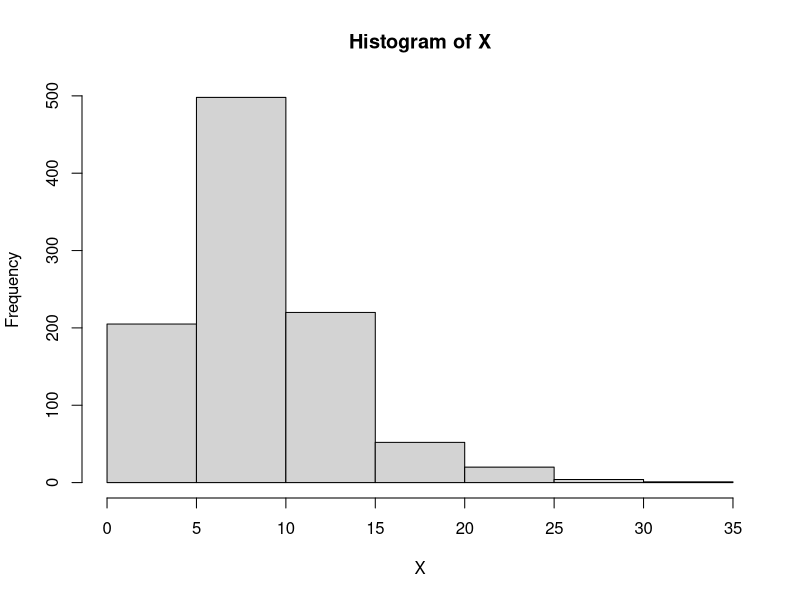

This figure's R source:

################ DEFINE FUNCTIONS #######################

#expit function
expit <- function(x) { exp(x)/(1+exp(x)) }

#simulate data function 
sim <- function(time.grid.lower,  time.grid.upper,  time.step ,  sample.size,  exposure.duration,  frailty.mean,  frailty.sd ,  oddsratio.exposure,  oddsratio.X,  odds.baseline,  exposure.probability ) {
  
  #create time grid 
  time.grid <- seq(time.grid.lower,time.grid.upper,  time.step)
  time.grid.length = length(time.grid)
  
  #lav pre-study frailty 
  X = rlnorm(n= sample.size,  mean = frailty.mean,  sd = frailty.sd)
  
  #data matrix initialization
  E = matrix( numeric(sample.size*time.grid.length),  ncol = time.grid.length)
  Y = matrix( numeric(sample.size*time.grid.length),  ncol = time.grid.length)
  
  #linear prediction based on frailty and baseline risk 
  b_0 = log(odds.baseline)
  b_1 = log(oddsratio.X)
  lin.pred = b_0 + b_1*X              
  
  #exposure coefficient
  b_exposure = log(oddsratio.exposure)
  
  #simulate data
  for (j in time.grid) { 
    if (j>= exposure.duration) {
     print(j)
      
     #draw exposure 
     E[,j+1] <- rbinom(sample.size,  size=1, exposure.probability)
     
     #reset exposure to 0 for already exposed
     has.exposure = rowSums(E[, 1:j])                                        #OBS: her i oprindelig kode fra møde stod rowSums(E), som gav fejl der når kode køres får alle exposures slettet (fordi exposure i E[,j+1] medtages)
     E[has.exposure == 1, j+1] <- 0 #reset exp to 0 for prev exposed
     
     #update linear predictor ift exposed or not
     current.exposure = rowSums(E[,(j+1-exposure.duration):(j+1)])
     current.lin.pred = lin.pred + b_exposure*current.exposure
     
     #update outcome probability
     outcome.probability = expit(current.lin.pred)
    
     #update outcomes 
     Y[,j+1] <- rbinom(sample.size,size=1, outcome.probability)
    }
  }
  
  #plot pt frailty distribution
  hist(X)
  
  #return data in a list with E and Y 
  return.list = list("E"=E, "Y"=Y)
  return(return.list) 
}


################ RUN SIMULATIONS  #######################

#run sim 1
sim1 = sim( 0,      #time.grid.lower
            40,     #time.grid.upper
            1,      #time.step
            1000,   #sample.size
            2,      #exposure.duration
            2,      #frailty.mean 
            0.5,    #frailty.sd
            1,      #oddsratio.exposure
            1.05,   #oddsratio.X (odds ratio associeret med comorbs/frailty)
            0.001,  #odds.baseline aka baseline risk (når odds er lille er odds ca lig sandsynlighed)
            0.01    #exposure.probability 
)

E = sim1$E
Y = sim1$Y

print(sum(Y)) #check hvor mange outcomes
print(sum(E)) #check hvor mange exposure 








